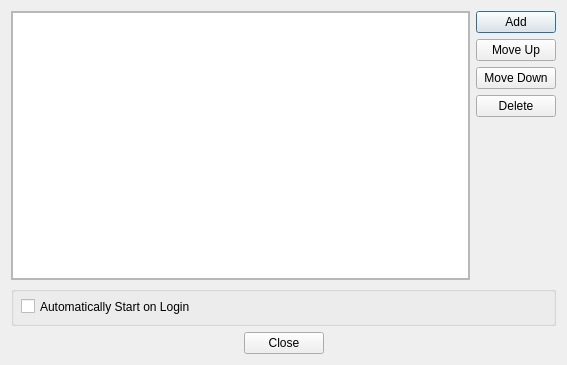
<?xml version="1.0" encoding="UTF-8"?>
<ui version="4.0">
 <class>PreferencesDialog</class>
 <widget class="QDialog" name="PreferencesDialog">
  <property name="geometry">
   <rect>
    <x>0</x>
    <y>0</y>
    <width>567</width>
    <height>365</height>
   </rect>
  </property>
  <property name="windowTitle">
   <string>BrowseURL Preferences</string>
  </property>
  <property name="layoutDirection">
   <enum>Qt::LeftToRight</enum>
  </property>
  <property name="autoFillBackground">
   <bool>false</bool>
  </property>
  <layout class="QVBoxLayout" name="verticalLayout">
   <item>
    <layout class="QHBoxLayout" name="domainLayout">
     <item>
      <widget class="QScrollArea" name="domainListScrollArea">
       <property name="widgetResizable">
        <bool>true</bool>
       </property>
       <widget class="QWidget" name="domainListScrollAreaContents">
        <property name="geometry">
         <rect>
          <x>0</x>
          <y>0</y>
          <width>413</width>
          <height>248</height>
         </rect>
        </property>
        <layout class="QHBoxLayout" name="horizontalLayout">
         <property name="spacing">
          <number>0</number>
         </property>
         <property name="margin">
          <number>0</number>
         </property>
         <item>
          <widget class="QTableView" name="domainListTableView"/>
         </item>
        </layout>
       </widget>
      </widget>
     </item>
     <item>
      <layout class="QVBoxLayout" name="buttonLayout">
       <property name="spacing">
        <number>-1</number>
       </property>
       <property name="sizeConstraint">
        <enum>QLayout::SetDefaultConstraint</enum>
       </property>
       <item>
        <widget class="QPushButton" name="addButton">
         <property name="text">
          <string>Add</string>
         </property>
        </widget>
       </item>
       <item>
        <widget class="QPushButton" name="moveUpButton">
         <property name="text">
          <string>Move Up</string>
         </property>
        </widget>
       </item>
       <item>
        <widget class="QPushButton" name="moveDownButton">
         <property name="text">
          <string>Move Down</string>
         </property>
        </widget>
       </item>
       <item>
        <widget class="QPushButton" name="deleteButton">
         <property name="text">
          <string>Delete</string>
         </property>
        </widget>
       </item>
       <item>
        <spacer name="verticalSpacer">
         <property name="orientation">
          <enum>Qt::Vertical</enum>
         </property>
         <property name="sizeHint" stdset="0">
          <size>
           <width>20</width>
           <height>40</height>
          </size>
         </property>
        </spacer>
       </item>
      </layout>
     </item>
    </layout>
   </item>
   <item>
    <widget class="QGroupBox" name="groupBox">
     <property name="sizePolicy">
      <sizepolicy hsizetype="Preferred" vsizetype="Fixed">
       <horstretch>0</horstretch>
       <verstretch>0</verstretch>
      </sizepolicy>
     </property>
     <property name="minimumSize">
      <size>
       <width>0</width>
       <height>40</height>
      </size>
     </property>
     <property name="title">
      <string/>
     </property>
     <widget class="QCheckBox" name="autostartCheckBox">
      <property name="geometry">
       <rect>
        <x>10</x>
        <y>10</y>
        <width>211</width>
        <height>21</height>
       </rect>
      </property>
      <property name="text">
       <string>Automatically Start on Login</string>
      </property>
     </widget>
    </widget>
   </item>
   <item>
    <widget class="QDialogButtonBox" name="buttonBox">
     <property name="standardButtons">
      <set>QDialogButtonBox::Close</set>
     </property>
     <property name="centerButtons">
      <bool>true</bool>
     </property>
    </widget>
   </item>
  </layout>
 </widget>
 <tabstops>
  <tabstop>addButton</tabstop>
  <tabstop>moveUpButton</tabstop>
  <tabstop>moveDownButton</tabstop>
  <tabstop>deleteButton</tabstop>
 </tabstops>
 <resources/>
 <connections>
  <connection>
   <sender>addButton</sender>
   <signal>clicked()</signal>
   <receiver>PreferencesDialog</receiver>
   <slot>addDomain()</slot>
   <hints>
    <hint type="sourcelabel">
     <x>500</x>
     <y>27</y>
    </hint>
    <hint type="destinationlabel">
     <x>285</x>
     <y>196</y>
    </hint>
   </hints>
  </connection>
  <connection>
   <sender>moveUpButton</sender>
   <signal>clicked()</signal>
   <receiver>PreferencesDialog</receiver>
   <slot>raiseDomain()</slot>
   <hints>
    <hint type="sourcelabel">
     <x>524</x>
     <y>63</y>
    </hint>
    <hint type="destinationlabel">
     <x>464</x>
     <y>245</y>
    </hint>
   </hints>
  </connection>
  <connection>
   <sender>moveDownButton</sender>
   <signal>clicked()</signal>
   <receiver>PreferencesDialog</receiver>
   <slot>lowerDomain()</slot>
   <hints>
    <hint type="sourcelabel">
     <x>545</x>
     <y>94</y>
    </hint>
    <hint type="destinationlabel">
     <x>485</x>
     <y>207</y>
    </hint>
   </hints>
  </connection>
  <connection>
   <sender>deleteButton</sender>
   <signal>clicked()</signal>
   <receiver>PreferencesDialog</receiver>
   <slot>deleteDomain()</slot>
   <hints>
    <hint type="sourcelabel">
     <x>488</x>
     <y>129</y>
    </hint>
    <hint type="destinationlabel">
     <x>538</x>
     <y>245</y>
    </hint>
   </hints>
  </connection>
  <connection>
   <sender>buttonBox</sender>
   <signal>rejected()</signal>
   <receiver>PreferencesDialog</receiver>
   <slot>reject()</slot>
   <hints>
    <hint type="sourcelabel">
     <x>287</x>
     <y>354</y>
    </hint>
    <hint type="destinationlabel">
     <x>168</x>
     <y>206</y>
    </hint>
   </hints>
  </connection>
 </connections>
 <slots>
  <slot>addDomain()</slot>
  <slot>raiseDomain()</slot>
  <slot>lowerDomain()</slot>
  <slot>deleteDomain()</slot>
 </slots>
</ui>
